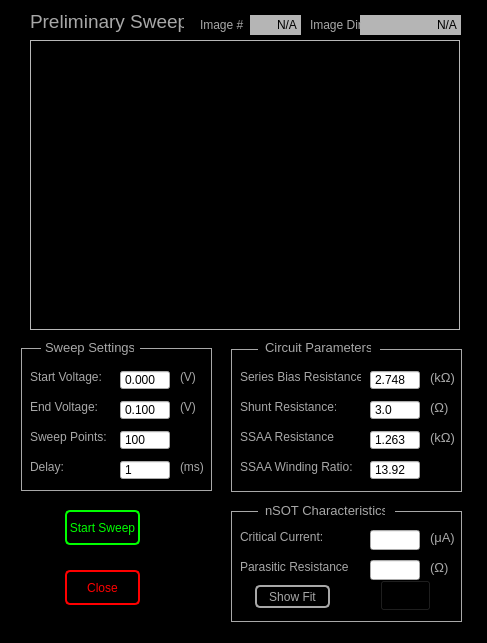
<?xml version="1.0" encoding="UTF-8"?>
<ui version="4.0">
 <class>prelim</class>
 <widget class="QDialog" name="prelim">
  <property name="geometry">
   <rect>
    <x>0</x>
    <y>0</y>
    <width>487</width>
    <height>643</height>
   </rect>
  </property>
  <property name="windowTitle">
   <string>Preliminary Sweep</string>
  </property>
  <property name="windowIcon">
   <iconset resource="../Resources/nSOTScannerResources.qrc">
    <normaloff>:/nSOTScanner/Pictures/jj_schema.svg</normaloff>:/nSOTScanner/Pictures/jj_schema.svg</iconset>
  </property>
  <property name="styleSheet">
   <string notr="true">#prelim{
	background-color: rgb(0, 0, 0);}</string>
  </property>
  <widget class="QFrame" name="plotSweepFrame">
   <property name="geometry">
    <rect>
     <x>30</x>
     <y>40</y>
     <width>430</width>
     <height>290</height>
    </rect>
   </property>
   <property name="styleSheet">
    <string notr="true">#plotSweep{background-color: rgb(131, 131, 131);}
</string>
   </property>
   <property name="frameShape">
    <enum>QFrame::StyledPanel</enum>
   </property>
   <property name="frameShadow">
    <enum>QFrame::Raised</enum>
   </property>
  </widget>
  <widget class="QLabel" name="label">
   <property name="geometry">
    <rect>
     <x>30</x>
     <y>10</y>
     <width>154</width>
     <height>23</height>
    </rect>
   </property>
   <property name="text">
    <string>&lt;html&gt;&lt;head/&gt;&lt;body&gt;&lt;p&gt;&lt;span style=&quot; font-size:14pt; color:#a8a8a8;&quot;&gt;Preliminary Sweep&lt;/span&gt;&lt;/p&gt;&lt;/body&gt;&lt;/html&gt;</string>
   </property>
  </widget>
  <widget class="QLabel" name="label_2">
   <property name="geometry">
    <rect>
     <x>30</x>
     <y>370</y>
     <width>77</width>
     <height>14</height>
    </rect>
   </property>
   <property name="text">
    <string>&lt;html&gt;&lt;head/&gt;&lt;body&gt;&lt;p&gt;&lt;span style=&quot; font-size:9pt; color:#a8a8a8;&quot;&gt;Start Voltage:&lt;/span&gt;&lt;/p&gt;&lt;/body&gt;&lt;/html&gt;</string>
   </property>
  </widget>
  <widget class="QLabel" name="label_3">
   <property name="geometry">
    <rect>
     <x>30</x>
     <y>400</y>
     <width>71</width>
     <height>14</height>
    </rect>
   </property>
   <property name="text">
    <string>&lt;html&gt;&lt;head/&gt;&lt;body&gt;&lt;p&gt;&lt;span style=&quot; font-size:9pt; color:#a8a8a8;&quot;&gt;End Voltage:&lt;/span&gt;&lt;/p&gt;&lt;/body&gt;&lt;/html&gt;</string>
   </property>
  </widget>
  <widget class="QLabel" name="label_4">
   <property name="geometry">
    <rect>
     <x>30</x>
     <y>460</y>
     <width>33</width>
     <height>14</height>
    </rect>
   </property>
   <property name="text">
    <string>&lt;html&gt;&lt;head/&gt;&lt;body&gt;&lt;p&gt;&lt;span style=&quot; font-size:9pt; color:#a8a8a8;&quot;&gt;Delay:&lt;/span&gt;&lt;/p&gt;&lt;/body&gt;&lt;/html&gt;</string>
   </property>
  </widget>
  <widget class="QLabel" name="label_5">
   <property name="geometry">
    <rect>
     <x>30</x>
     <y>430</y>
     <width>79</width>
     <height>14</height>
    </rect>
   </property>
   <property name="text">
    <string>&lt;html&gt;&lt;head/&gt;&lt;body&gt;&lt;p&gt;&lt;span style=&quot; font-size:9pt; color:#a8a8a8;&quot;&gt;Sweep Points:&lt;/span&gt;&lt;/p&gt;&lt;/body&gt;&lt;/html&gt;</string>
   </property>
  </widget>
  <widget class="QLabel" name="label_6">
   <property name="geometry">
    <rect>
     <x>240</x>
     <y>370</y>
     <width>121</width>
     <height>14</height>
    </rect>
   </property>
   <property name="text">
    <string>&lt;html&gt;&lt;head/&gt;&lt;body&gt;&lt;p&gt;&lt;span style=&quot; font-size:9pt; color:#a8a8a8;&quot;&gt;Series Bias Resistance:&lt;/span&gt;&lt;/p&gt;&lt;/body&gt;&lt;/html&gt;</string>
   </property>
  </widget>
  <widget class="QLabel" name="label_7">
   <property name="geometry">
    <rect>
     <x>240</x>
     <y>400</y>
     <width>96</width>
     <height>14</height>
    </rect>
   </property>
   <property name="text">
    <string>&lt;html&gt;&lt;head/&gt;&lt;body&gt;&lt;p&gt;&lt;span style=&quot; font-size:9pt; color:#a8a8a8;&quot;&gt;Shunt Resistance:&lt;/span&gt;&lt;/p&gt;&lt;/body&gt;&lt;/html&gt;</string>
   </property>
  </widget>
  <widget class="QLabel" name="label_8">
   <property name="geometry">
    <rect>
     <x>240</x>
     <y>430</y>
     <width>95</width>
     <height>14</height>
    </rect>
   </property>
   <property name="text">
    <string>&lt;html&gt;&lt;head/&gt;&lt;body&gt;&lt;p&gt;&lt;span style=&quot; font-size:9pt; color:#a8a8a8;&quot;&gt;SSAA Resistance:&lt;/span&gt;&lt;/p&gt;&lt;/body&gt;&lt;/html&gt;</string>
   </property>
  </widget>
  <widget class="QLabel" name="label_9">
   <property name="geometry">
    <rect>
     <x>240</x>
     <y>460</y>
     <width>113</width>
     <height>14</height>
    </rect>
   </property>
   <property name="text">
    <string>&lt;html&gt;&lt;head/&gt;&lt;body&gt;&lt;p&gt;&lt;span style=&quot; font-size:9pt; color:#a8a8a8;&quot;&gt;SSAA Winding Ratio:&lt;/span&gt;&lt;/p&gt;&lt;/body&gt;&lt;/html&gt;</string>
   </property>
  </widget>
  <widget class="QPushButton" name="push_startSweep">
   <property name="geometry">
    <rect>
     <x>65</x>
     <y>510</y>
     <width>75</width>
     <height>35</height>
    </rect>
   </property>
   <property name="toolTip">
    <string>Starts preliminary sweep</string>
   </property>
   <property name="styleSheet">
    <string notr="true">QPushButton:pressed#push_startSweep{
color: rgb(95,107,166);
background-color:rgb(168,168,168);
border: 1px solid rgb(95,107,166);
border-radius: 5px
}

QPushButton#push_startSweep{
color: rgb(0,255,0);
background-color:rgb(0,0,0);
border: 2px solid rgb(0,255,0);
border-radius: 5px
}</string>
   </property>
   <property name="text">
    <string>Start Sweep</string>
   </property>
  </widget>
  <widget class="QLabel" name="label_10">
   <property name="geometry">
    <rect>
     <x>240</x>
     <y>530</y>
     <width>83</width>
     <height>14</height>
    </rect>
   </property>
   <property name="text">
    <string>&lt;html&gt;&lt;head/&gt;&lt;body&gt;&lt;p&gt;&lt;span style=&quot; font-size:9pt; color:#a8a8a8;&quot;&gt;Critical Current:&lt;/span&gt;&lt;/p&gt;&lt;/body&gt;&lt;/html&gt;</string>
   </property>
  </widget>
  <widget class="QLabel" name="label_11">
   <property name="geometry">
    <rect>
     <x>240</x>
     <y>560</y>
     <width>108</width>
     <height>14</height>
    </rect>
   </property>
   <property name="text">
    <string>&lt;html&gt;&lt;head/&gt;&lt;body&gt;&lt;p&gt;&lt;span style=&quot; font-size:9pt; color:#a8a8a8;&quot;&gt;Parasitic Resistance:&lt;/span&gt;&lt;/p&gt;&lt;/body&gt;&lt;/html&gt;</string>
   </property>
  </widget>
  <widget class="QLabel" name="label_12">
   <property name="geometry">
    <rect>
     <x>180</x>
     <y>370</y>
     <width>18</width>
     <height>14</height>
    </rect>
   </property>
   <property name="text">
    <string>&lt;html&gt;&lt;head/&gt;&lt;body&gt;&lt;p&gt;&lt;span style=&quot; font-size:9pt; color:#a8a8a8;&quot;&gt;(V)&lt;/span&gt;&lt;/p&gt;&lt;/body&gt;&lt;/html&gt;</string>
   </property>
  </widget>
  <widget class="QLabel" name="label_13">
   <property name="geometry">
    <rect>
     <x>180</x>
     <y>400</y>
     <width>18</width>
     <height>14</height>
    </rect>
   </property>
   <property name="text">
    <string>&lt;html&gt;&lt;head/&gt;&lt;body&gt;&lt;p&gt;&lt;span style=&quot; font-size:9pt; color:#a8a8a8;&quot;&gt;(V)&lt;/span&gt;&lt;/p&gt;&lt;/body&gt;&lt;/html&gt;</string>
   </property>
  </widget>
  <widget class="QLabel" name="label_14">
   <property name="geometry">
    <rect>
     <x>180</x>
     <y>460</y>
     <width>25</width>
     <height>14</height>
    </rect>
   </property>
   <property name="text">
    <string>&lt;html&gt;&lt;head/&gt;&lt;body&gt;&lt;p&gt;&lt;span style=&quot; font-size:9pt; color:#a8a8a8;&quot;&gt;(ms)&lt;/span&gt;&lt;/p&gt;&lt;/body&gt;&lt;/html&gt;</string>
   </property>
  </widget>
  <widget class="QLabel" name="label_21">
   <property name="geometry">
    <rect>
     <x>430</x>
     <y>370</y>
     <width>25</width>
     <height>16</height>
    </rect>
   </property>
   <property name="text">
    <string>&lt;html&gt;&lt;head/&gt;&lt;body&gt;&lt;p&gt;&lt;span style=&quot; font-size:10pt; color:#a8a8a8;&quot;&gt;(kΩ)&lt;/span&gt;&lt;/p&gt;&lt;/body&gt;&lt;/html&gt;</string>
   </property>
  </widget>
  <widget class="QLabel" name="label_19">
   <property name="geometry">
    <rect>
     <x>430</x>
     <y>400</y>
     <width>19</width>
     <height>16</height>
    </rect>
   </property>
   <property name="text">
    <string>&lt;html&gt;&lt;head/&gt;&lt;body&gt;&lt;p&gt;&lt;span style=&quot; font-size:10pt; color:#a8a8a8;&quot;&gt;(Ω)&lt;/span&gt;&lt;/p&gt;&lt;/body&gt;&lt;/html&gt;</string>
   </property>
  </widget>
  <widget class="QLabel" name="label_22">
   <property name="geometry">
    <rect>
     <x>430</x>
     <y>430</y>
     <width>25</width>
     <height>16</height>
    </rect>
   </property>
   <property name="text">
    <string>&lt;html&gt;&lt;head/&gt;&lt;body&gt;&lt;p&gt;&lt;span style=&quot; font-size:10pt; color:#a8a8a8;&quot;&gt;(kΩ)&lt;/span&gt;&lt;/p&gt;&lt;/body&gt;&lt;/html&gt;</string>
   </property>
  </widget>
  <widget class="QLineEdit" name="lineEdit_critCurrLine">
   <property name="geometry">
    <rect>
     <x>370</x>
     <y>530</y>
     <width>50</width>
     <height>20</height>
    </rect>
   </property>
   <property name="inputMethodHints">
    <set>Qt::ImhFormattedNumbersOnly</set>
   </property>
   <property name="readOnly">
    <bool>true</bool>
   </property>
  </widget>
  <widget class="QLineEdit" name="lineEdit_parRes">
   <property name="geometry">
    <rect>
     <x>370</x>
     <y>560</y>
     <width>50</width>
     <height>20</height>
    </rect>
   </property>
   <property name="inputMethodHints">
    <set>Qt::ImhFormattedNumbersOnly</set>
   </property>
   <property name="readOnly">
    <bool>true</bool>
   </property>
  </widget>
  <widget class="QLabel" name="label_20">
   <property name="geometry">
    <rect>
     <x>430</x>
     <y>560</y>
     <width>19</width>
     <height>16</height>
    </rect>
   </property>
   <property name="text">
    <string>&lt;html&gt;&lt;head/&gt;&lt;body&gt;&lt;p&gt;&lt;span style=&quot; font-size:10pt; color:#a8a8a8;&quot;&gt;(Ω)&lt;/span&gt;&lt;/p&gt;&lt;/body&gt;&lt;/html&gt;</string>
   </property>
  </widget>
  <widget class="QLabel" name="label_23">
   <property name="geometry">
    <rect>
     <x>430</x>
     <y>530</y>
     <width>25</width>
     <height>16</height>
    </rect>
   </property>
   <property name="text">
    <string>&lt;html&gt;&lt;head/&gt;&lt;body&gt;&lt;p&gt;&lt;span style=&quot; font-size:10pt; color:#a8a8a8;&quot;&gt;(μA)&lt;/span&gt;&lt;/p&gt;&lt;/body&gt;&lt;/html&gt;</string>
   </property>
  </widget>
  <widget class="QDoubleSpinBox" name="biasStart">
   <property name="geometry">
    <rect>
     <x>120</x>
     <y>370</y>
     <width>50</width>
     <height>20</height>
    </rect>
   </property>
   <property name="buttonSymbols">
    <enum>QAbstractSpinBox::NoButtons</enum>
   </property>
   <property name="decimals">
    <number>3</number>
   </property>
   <property name="minimum">
    <double>-10.000000000000000</double>
   </property>
   <property name="maximum">
    <double>10.000000000000000</double>
   </property>
  </widget>
  <widget class="QDoubleSpinBox" name="biasEnd">
   <property name="geometry">
    <rect>
     <x>120</x>
     <y>400</y>
     <width>50</width>
     <height>20</height>
    </rect>
   </property>
   <property name="buttonSymbols">
    <enum>QAbstractSpinBox::NoButtons</enum>
   </property>
   <property name="decimals">
    <number>3</number>
   </property>
   <property name="minimum">
    <double>-10.000000000000000</double>
   </property>
   <property name="maximum">
    <double>10.000000000000000</double>
   </property>
   <property name="value">
    <double>0.100000000000000</double>
   </property>
  </widget>
  <widget class="QDoubleSpinBox" name="sweepPoints">
   <property name="geometry">
    <rect>
     <x>120</x>
     <y>430</y>
     <width>50</width>
     <height>20</height>
    </rect>
   </property>
   <property name="buttonSymbols">
    <enum>QAbstractSpinBox::NoButtons</enum>
   </property>
   <property name="decimals">
    <number>0</number>
   </property>
   <property name="minimum">
    <double>0.000000000000000</double>
   </property>
   <property name="maximum">
    <double>100000.000000000000000</double>
   </property>
   <property name="value">
    <double>100.000000000000000</double>
   </property>
  </widget>
  <widget class="QDoubleSpinBox" name="delay">
   <property name="geometry">
    <rect>
     <x>120</x>
     <y>460</y>
     <width>50</width>
     <height>20</height>
    </rect>
   </property>
   <property name="buttonSymbols">
    <enum>QAbstractSpinBox::NoButtons</enum>
   </property>
   <property name="decimals">
    <number>0</number>
   </property>
   <property name="minimum">
    <double>0.000000000000000</double>
   </property>
   <property name="maximum">
    <double>100000.000000000000000</double>
   </property>
   <property name="value">
    <double>1.000000000000000</double>
   </property>
  </widget>
  <widget class="QDoubleSpinBox" name="biasRes">
   <property name="geometry">
    <rect>
     <x>370</x>
     <y>370</y>
     <width>50</width>
     <height>20</height>
    </rect>
   </property>
   <property name="buttonSymbols">
    <enum>QAbstractSpinBox::NoButtons</enum>
   </property>
   <property name="decimals">
    <number>3</number>
   </property>
   <property name="minimum">
    <double>0.000000000000000</double>
   </property>
   <property name="maximum">
    <double>1000.000000000000000</double>
   </property>
   <property name="value">
    <double>2.748000000000000</double>
   </property>
  </widget>
  <widget class="QDoubleSpinBox" name="shuntRes">
   <property name="geometry">
    <rect>
     <x>370</x>
     <y>400</y>
     <width>50</width>
     <height>20</height>
    </rect>
   </property>
   <property name="buttonSymbols">
    <enum>QAbstractSpinBox::NoButtons</enum>
   </property>
   <property name="decimals">
    <number>1</number>
   </property>
   <property name="minimum">
    <double>0.000000000000000</double>
   </property>
   <property name="maximum">
    <double>1000.000000000000000</double>
   </property>
   <property name="value">
    <double>3.000000000000000</double>
   </property>
  </widget>
  <widget class="QDoubleSpinBox" name="ssaaRes">
   <property name="geometry">
    <rect>
     <x>370</x>
     <y>430</y>
     <width>50</width>
     <height>20</height>
    </rect>
   </property>
   <property name="buttonSymbols">
    <enum>QAbstractSpinBox::NoButtons</enum>
   </property>
   <property name="decimals">
    <number>3</number>
   </property>
   <property name="minimum">
    <double>0.000000000000000</double>
   </property>
   <property name="maximum">
    <double>1000.000000000000000</double>
   </property>
   <property name="value">
    <double>1.263000000000000</double>
   </property>
  </widget>
  <widget class="QDoubleSpinBox" name="ssaaWinding">
   <property name="geometry">
    <rect>
     <x>370</x>
     <y>460</y>
     <width>50</width>
     <height>20</height>
    </rect>
   </property>
   <property name="buttonSymbols">
    <enum>QAbstractSpinBox::NoButtons</enum>
   </property>
   <property name="decimals">
    <number>2</number>
   </property>
   <property name="minimum">
    <double>0.000000000000000</double>
   </property>
   <property name="maximum">
    <double>1000.000000000000000</double>
   </property>
   <property name="value">
    <double>13.920000000000000</double>
   </property>
  </widget>
  <widget class="QPushButton" name="push_closeWin">
   <property name="geometry">
    <rect>
     <x>65</x>
     <y>570</y>
     <width>75</width>
     <height>35</height>
    </rect>
   </property>
   <property name="styleSheet">
    <string notr="true">QPushButton:pressed#push_closeWin{
color: rgb(95,107,166);
background-color:rgb(168,168,168);
border: 1px solid rgb(95,107,166);
border-radius: 5px
}

QPushButton#push_closeWin{
color: rgb(255,0, 0);
background-color:rgb(0,0,0);
border: 2px solid  rgb(255,0, 0);
border-radius: 5px
}</string>
   </property>
   <property name="text">
    <string>Close</string>
   </property>
  </widget>
  <widget class="Line" name="line">
   <property name="geometry">
    <rect>
     <x>20</x>
     <y>349</y>
     <width>3</width>
     <height>141</height>
    </rect>
   </property>
   <property name="styleSheet">
    <string notr="true">#line{color: rgb(168,168,168);}</string>
   </property>
   <property name="frameShadow">
    <enum>QFrame::Plain</enum>
   </property>
   <property name="orientation">
    <enum>Qt::Vertical</enum>
   </property>
  </widget>
  <widget class="QLabel" name="label_15">
   <property name="geometry">
    <rect>
     <x>45</x>
     <y>340</y>
     <width>89</width>
     <height>16</height>
    </rect>
   </property>
   <property name="text">
    <string>&lt;html&gt;&lt;head/&gt;&lt;body&gt;&lt;p&gt;&lt;span style=&quot; font-size:10pt; color:#a8a8a8;&quot;&gt;Sweep Settings&lt;/span&gt;&lt;/p&gt;&lt;/body&gt;&lt;/html&gt;</string>
   </property>
  </widget>
  <widget class="Line" name="line_2">
   <property name="geometry">
    <rect>
     <x>210</x>
     <y>349</y>
     <width>3</width>
     <height>141</height>
    </rect>
   </property>
   <property name="styleSheet">
    <string notr="true">#line_2{color: rgb(168,168,168);}</string>
   </property>
   <property name="frameShadow">
    <enum>QFrame::Plain</enum>
   </property>
   <property name="orientation">
    <enum>Qt::Vertical</enum>
   </property>
  </widget>
  <widget class="Line" name="line_3">
   <property name="geometry">
    <rect>
     <x>21</x>
     <y>489</y>
     <width>191</width>
     <height>3</height>
    </rect>
   </property>
   <property name="styleSheet">
    <string notr="true">#line_3{color: rgb(168,168,168)}</string>
   </property>
   <property name="frameShadow">
    <enum>QFrame::Plain</enum>
   </property>
   <property name="orientation">
    <enum>Qt::Horizontal</enum>
   </property>
  </widget>
  <widget class="Line" name="line_4">
   <property name="geometry">
    <rect>
     <x>140</x>
     <y>347</y>
     <width>72</width>
     <height>3</height>
    </rect>
   </property>
   <property name="styleSheet">
    <string notr="true">#line_4{color: rgb(168,168,168)}</string>
   </property>
   <property name="frameShadow">
    <enum>QFrame::Plain</enum>
   </property>
   <property name="orientation">
    <enum>Qt::Horizontal</enum>
   </property>
  </widget>
  <widget class="Line" name="line_5">
   <property name="geometry">
    <rect>
     <x>21</x>
     <y>347</y>
     <width>20</width>
     <height>3</height>
    </rect>
   </property>
   <property name="styleSheet">
    <string notr="true">#line_5{color: rgb(168,168,168)}</string>
   </property>
   <property name="frameShadow">
    <enum>QFrame::Plain</enum>
   </property>
   <property name="orientation">
    <enum>Qt::Horizontal</enum>
   </property>
  </widget>
  <widget class="QLabel" name="label_16">
   <property name="geometry">
    <rect>
     <x>265</x>
     <y>340</y>
     <width>106</width>
     <height>16</height>
    </rect>
   </property>
   <property name="text">
    <string>&lt;html&gt;&lt;head/&gt;&lt;body&gt;&lt;p&gt;&lt;span style=&quot; font-size:10pt; color:#a8a8a8;&quot;&gt;Circuit Parameters&lt;/span&gt;&lt;/p&gt;&lt;/body&gt;&lt;/html&gt;</string>
   </property>
  </widget>
  <widget class="Line" name="line_6">
   <property name="geometry">
    <rect>
     <x>230</x>
     <y>350</y>
     <width>3</width>
     <height>141</height>
    </rect>
   </property>
   <property name="styleSheet">
    <string notr="true">#line_6{color: rgb(168,168,168);}</string>
   </property>
   <property name="frameShadow">
    <enum>QFrame::Plain</enum>
   </property>
   <property name="orientation">
    <enum>Qt::Vertical</enum>
   </property>
  </widget>
  <widget class="Line" name="line_7">
   <property name="geometry">
    <rect>
     <x>231</x>
     <y>348</y>
     <width>27</width>
     <height>3</height>
    </rect>
   </property>
   <property name="styleSheet">
    <string notr="true">#line_7{color: rgb(168,168,168)}</string>
   </property>
   <property name="frameShadow">
    <enum>QFrame::Plain</enum>
   </property>
   <property name="orientation">
    <enum>Qt::Horizontal</enum>
   </property>
  </widget>
  <widget class="Line" name="line_8">
   <property name="geometry">
    <rect>
     <x>231</x>
     <y>490</y>
     <width>231</width>
     <height>3</height>
    </rect>
   </property>
   <property name="styleSheet">
    <string notr="true">#line_8{color: rgb(168,168,168)}</string>
   </property>
   <property name="frameShadow">
    <enum>QFrame::Plain</enum>
   </property>
   <property name="orientation">
    <enum>Qt::Horizontal</enum>
   </property>
  </widget>
  <widget class="Line" name="line_9">
   <property name="geometry">
    <rect>
     <x>380</x>
     <y>348</y>
     <width>82</width>
     <height>3</height>
    </rect>
   </property>
   <property name="styleSheet">
    <string notr="true">#line_9{color: rgb(168,168,168)}</string>
   </property>
   <property name="frameShadow">
    <enum>QFrame::Plain</enum>
   </property>
   <property name="orientation">
    <enum>Qt::Horizontal</enum>
   </property>
  </widget>
  <widget class="Line" name="line_10">
   <property name="geometry">
    <rect>
     <x>460</x>
     <y>350</y>
     <width>3</width>
     <height>141</height>
    </rect>
   </property>
   <property name="styleSheet">
    <string notr="true">#line_10{color: rgb(168,168,168);}</string>
   </property>
   <property name="frameShadow">
    <enum>QFrame::Plain</enum>
   </property>
   <property name="orientation">
    <enum>Qt::Vertical</enum>
   </property>
  </widget>
  <widget class="QLabel" name="label_17">
   <property name="geometry">
    <rect>
     <x>265</x>
     <y>503</y>
     <width>120</width>
     <height>16</height>
    </rect>
   </property>
   <property name="text">
    <string>&lt;html&gt;&lt;head/&gt;&lt;body&gt;&lt;p&gt;&lt;span style=&quot; font-size:10pt; color:#a8a8a8;&quot;&gt;nSOT Characteristics&lt;/span&gt;&lt;/p&gt;&lt;/body&gt;&lt;/html&gt;</string>
   </property>
  </widget>
  <widget class="Line" name="line_11">
   <property name="geometry">
    <rect>
     <x>230</x>
     <y>512</y>
     <width>3</width>
     <height>109</height>
    </rect>
   </property>
   <property name="styleSheet">
    <string notr="true">#line_11{color: rgb(168,168,168);}</string>
   </property>
   <property name="frameShadow">
    <enum>QFrame::Plain</enum>
   </property>
   <property name="orientation">
    <enum>Qt::Vertical</enum>
   </property>
  </widget>
  <widget class="Line" name="line_12">
   <property name="geometry">
    <rect>
     <x>460</x>
     <y>512</y>
     <width>3</width>
     <height>109</height>
    </rect>
   </property>
   <property name="styleSheet">
    <string notr="true">#line_12{color: rgb(168,168,168);}</string>
   </property>
   <property name="frameShadow">
    <enum>QFrame::Plain</enum>
   </property>
   <property name="orientation">
    <enum>Qt::Vertical</enum>
   </property>
  </widget>
  <widget class="Line" name="line_13">
   <property name="geometry">
    <rect>
     <x>231</x>
     <y>510</y>
     <width>27</width>
     <height>3</height>
    </rect>
   </property>
   <property name="styleSheet">
    <string notr="true">#line_13{color: rgb(168,168,168)}</string>
   </property>
   <property name="frameShadow">
    <enum>QFrame::Plain</enum>
   </property>
   <property name="orientation">
    <enum>Qt::Horizontal</enum>
   </property>
  </widget>
  <widget class="Line" name="line_14">
   <property name="geometry">
    <rect>
     <x>231</x>
     <y>620</y>
     <width>231</width>
     <height>3</height>
    </rect>
   </property>
   <property name="styleSheet">
    <string notr="true">#line_14
{color: rgb(168,168,168)}</string>
   </property>
   <property name="frameShadow">
    <enum>QFrame::Plain</enum>
   </property>
   <property name="orientation">
    <enum>Qt::Horizontal</enum>
   </property>
  </widget>
  <widget class="Line" name="line_15">
   <property name="geometry">
    <rect>
     <x>395</x>
     <y>510</y>
     <width>67</width>
     <height>3</height>
    </rect>
   </property>
   <property name="styleSheet">
    <string notr="true">#line_15{color: rgb(168,168,168)}</string>
   </property>
   <property name="frameShadow">
    <enum>QFrame::Plain</enum>
   </property>
   <property name="orientation">
    <enum>Qt::Horizontal</enum>
   </property>
  </widget>
  <widget class="QLineEdit" name="lineEdit_ImageNum">
   <property name="geometry">
    <rect>
     <x>250</x>
     <y>15</y>
     <width>51</width>
     <height>20</height>
    </rect>
   </property>
   <property name="toolTip">
    <string>Updates when scan starts</string>
   </property>
   <property name="styleSheet">
    <string notr="true">#lineEdit_ImageNum{
background: rgb(181, 181, 181);
border: grey;
}</string>
   </property>
   <property name="text">
    <string>N/A</string>
   </property>
   <property name="alignment">
    <set>Qt::AlignRight|Qt::AlignTrailing|Qt::AlignVCenter</set>
   </property>
   <property name="readOnly">
    <bool>true</bool>
   </property>
  </widget>
  <widget class="QLabel" name="label_ImageNum">
   <property name="geometry">
    <rect>
     <x>200</x>
     <y>15</y>
     <width>51</width>
     <height>20</height>
    </rect>
   </property>
   <property name="styleSheet">
    <string notr="true">#label_ImageNum{
color: rgb(168, 168, 168)
}</string>
   </property>
   <property name="text">
    <string>Image #</string>
   </property>
  </widget>
  <widget class="QLineEdit" name="lineEdit_ImageDir">
   <property name="geometry">
    <rect>
     <x>360</x>
     <y>15</y>
     <width>101</width>
     <height>20</height>
    </rect>
   </property>
   <property name="toolTip">
    <string>Updates when scan starts</string>
   </property>
   <property name="styleSheet">
    <string notr="true">#lineEdit_ImageDir{
background: rgb(181, 181, 181);
border: grey;
}</string>
   </property>
   <property name="text">
    <string>N/A</string>
   </property>
   <property name="alignment">
    <set>Qt::AlignRight|Qt::AlignTrailing|Qt::AlignVCenter</set>
   </property>
   <property name="readOnly">
    <bool>true</bool>
   </property>
  </widget>
  <widget class="QLabel" name="label_ImageDir">
   <property name="geometry">
    <rect>
     <x>310</x>
     <y>15</y>
     <width>51</width>
     <height>20</height>
    </rect>
   </property>
   <property name="styleSheet">
    <string notr="true">#label_ImageDir{
color: rgb(168, 168, 168)
}</string>
   </property>
   <property name="text">
    <string>Image Dir</string>
   </property>
  </widget>
  <widget class="QPushButton" name="push_showFitBtn">
   <property name="geometry">
    <rect>
     <x>255</x>
     <y>585</y>
     <width>75</width>
     <height>23</height>
    </rect>
   </property>
   <property name="styleSheet">
    <string notr="true">QPushButton:pressed#push_showFitBtn{
color: rgb(0, 0, 0);
background-color:rgb(168,168,168);
border: 1px solid rgb(0, 0, 0);
border-radius: 5px
}

QPushButton#push_showFitBtn{
color: rgb(168,168,168);
background-color:rgb(0,0,0);
border: 2px solid  rgb(168,168,168);
border-radius: 5px
}</string>
   </property>
   <property name="text">
    <string>Show Fit</string>
   </property>
  </widget>
  <widget class="QPushButton" name="pushButton_Show">
   <property name="geometry">
    <rect>
     <x>380</x>
     <y>580</y>
     <width>51</width>
     <height>31</height>
    </rect>
   </property>
   <property name="sizePolicy">
    <sizepolicy hsizetype="Preferred" vsizetype="Preferred">
     <horstretch>0</horstretch>
     <verstretch>0</verstretch>
    </sizepolicy>
   </property>
   <property name="toolTip">
    <string>Show linecut</string>
   </property>
   <property name="styleSheet">
    <string notr="true">QPushButton:disabled#pushButton_Show {image:url(:/nSOTScanner/Pictures/lock.png)}

#pushButton_Show{
image:url(:/nSOTScanner/Pictures/Show.png);
background: black;
}

QPushButton:pressed#pushButton_Show{
image:url(:/nSOTScanner/Pictures/Show.png);
background: black;
border: 2px rgb(131,131,131);
border-radius: 5px
}</string>
   </property>
   <property name="text">
    <string/>
   </property>
  </widget>
 </widget>
 <resources>
  <include location="../Resources/nSOTScannerResources.qrc"/>
 </resources>
 <connections/>
</ui>
